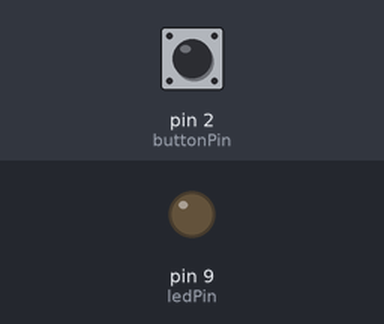
Bench run of a sketch on a simulated Arduino Uno, built with avr-gcc and run on an emulated ATmega328P. Shown: output pins drawn as LEDs (lit = HIGH). The test bench sets the inputs (shaded band); at power-on: pin 2 (buttonPin) HIGH.

Above: at 1.2 s.
1.3 s: pin 2 (buttonPin) pulled LOW for 0.15 s
At 1.37 s:
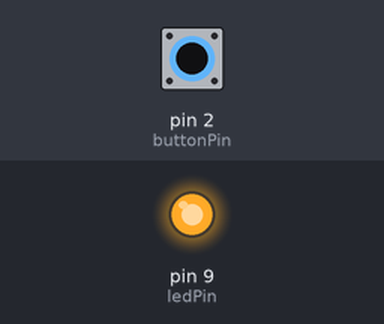
2.9 s: pin 2 (buttonPin) pulled LOW for 3.2 s
At 7.2 s:
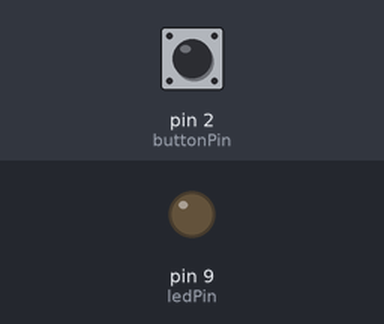
Timing chart, 0 to 8.7 s (numbered marks = the images above; inputs shaded):
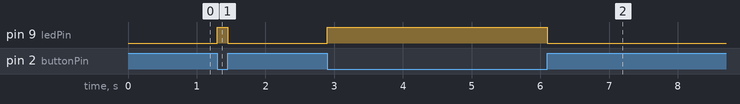

Measured:
- after the input at 1.3 s, pin 9 (ledPin): LOW → HIGH at once, → LOW 0.15 s later
- after the input at 2.9 s, pin 9 (ledPin): LOW → HIGH at once, → LOW 3.2 s later

The sketch:

AfP_Class1_Ex05_HelloButton.pde
```cpp
/*

 This is code to demonstrates the use digitalRead and how to set up
 different button circuits.

 This version was for Class 1 of the Arduino for Programmers course taught
 at CRASH Space in October 2010 based on code in Class 2 (ex 1) of the
 Intro to Arduino class at Machine Project in April and if very similar
 to the one provded with the Arduino environment itself.

 Available:
 http://23longacre.com/sharedFiles/code/arduino/201004_MP_IntroToArduino/

  The Circuit:
   * Pin 2: momentary button attached, pulled high externally w/ 10k Ohm resistor
   (LOW = pressed)
   * Pin 9: LED, anode to arduino, 330 Ohm resistor from cathode to ground

                         ___
                       ___|___
                  |----o     o------|l> GND
    _________     |
   |	     |    |     10k Ohm
   |  	   2 |----|----/\/\/\-------| Vcc (+5V)
   |         |
   | Arduino |
   |         |
   |         |    LED     330 Ohm
   |       9 |----(>|)----/\/\/\----|l> GND
   |_________|


  The Behavior:
    When the button is pressed the LED is on. What happens if you change
    the value of buttonTrue without changing the circuit?

  Written By: Carlyn Maw
  Created: April 2010
  Updated: Nov 1 2010
 */


//DEFINE: STEP ONE, INTPUTS AND THEIR VARIABLES
const int buttonPin = 2;   //the push button
int buttonState = 0;       //what is the push button doing
boolean buttonTrue = LOW;  //when pressed does it see ground or
                           //sees VCC?

//DEFINE: STEP TWO, OUTPUTS AND THEIR VARIABLES
const int ledPin = 9;    // the output LED


//------------------------------------------------------------------ START SETUP LOOP
void setup() {
  //SETUP STEP ONE: Set digital pin mode for inputs and their initial conditions
  pinMode(buttonPin, INPUT);

  //SETUP STEP TWO: Set digital pin mode for outputs and their initial conditions
  pinMode(ledPin, OUTPUT);
}

//------------------------------------------------------------------- START MAIN LOOP
void loop() {

  //LOOP: STEP ONE, POLL THE ENVIRONMENT
  buttonState = digitalRead(buttonPin);

  //LOOP: STEP TWO, DO SOMETHING ABOUT IT
  if (buttonState==buttonTrue) {
    digitalWrite(ledPin, HIGH);
  }
  else {
    digitalWrite(ledPin, LOW); //always turn off what you turn on
  }
}
```
